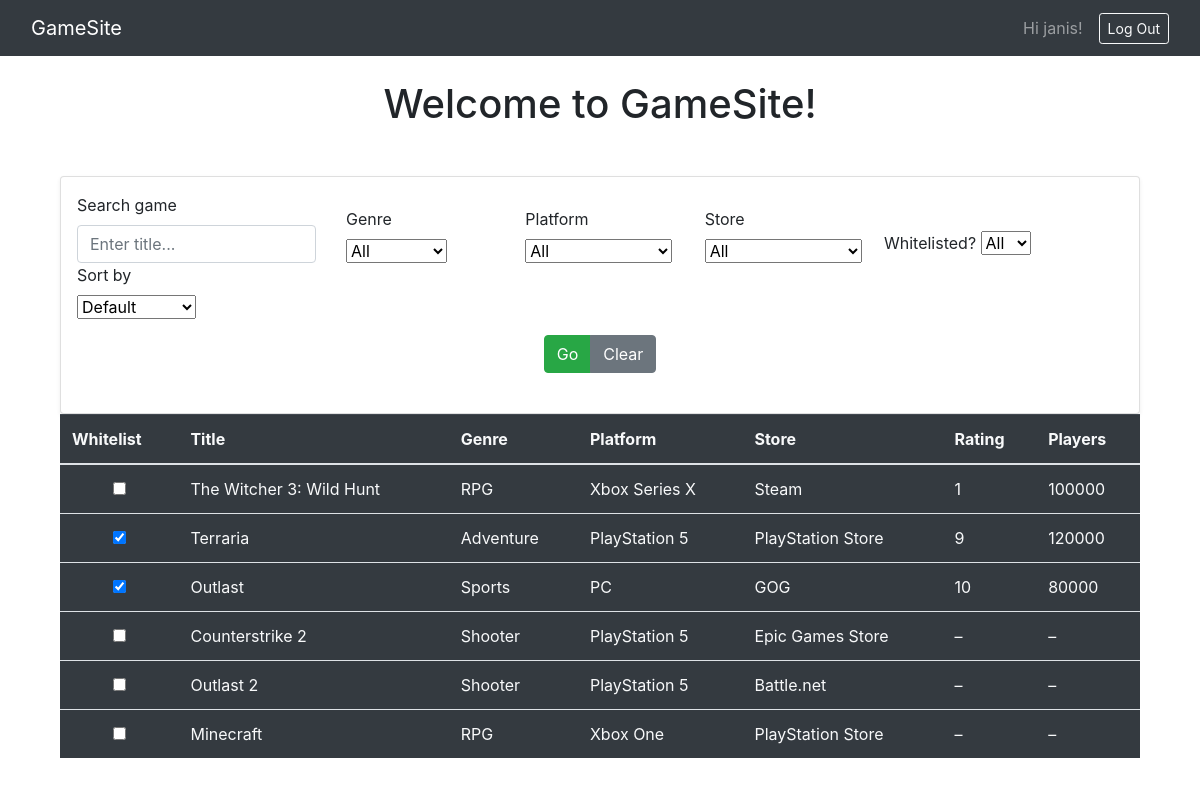
The page / (signed in) on the database its author committed.
### game_site/models.py (models this page shows, shortened)
class CustomUser(AbstractUser):
    USER_TYPE_CHOICES = (
        ("gamer", "Gamer"),
        ("dev", "Developer"),
    )
    user_type = models.CharField(
        max_length=5,
        choices=USER_TYPE_CHOICES,
        default="dev",
    )
    whitelisted_games = models.ManyToManyField(
        "Game",
        related_name="whitelisted_by",
        blank=True,
        help_text="Games this user has marked as ‘whitelisted’ (favorite).",
    )

class Game(models.Model):
    game_name = models.CharField(max_length=30)
    genre = models.ForeignKey(Genre, on_delete=models.CASCADE)
    platform = models.ForeignKey(Platform, on_delete=models.CASCADE)
    store = models.ForeignKey(Store, on_delete=models.CASCADE)
    size = models.ForeignKey(Size, on_delete=models.SET_NULL, null=True)
    developer = models.ForeignKey(Developer, on_delete=models.SET_NULL, null=True)
    publisher = models.ForeignKey(Publisher, on_delete=models.SET_NULL, null=True)
    dlc = models.ForeignKey(DLC, on_delete=models.SET_NULL, null=True, blank=True)
    game_mode = models.ForeignKey(GameMode, on_delete=models.SET_NULL, null=True)
    license = models.ForeignKey(License, on_delete=models.SET_NULL, null=True)
    system_requirements = models.ForeignKey(SystemRequirement, on_delete=models.SET_NULL, null=True)
    review = models.ForeignKey(Review, on_delete=models.SET_NULL, null=True, blank=True)
    multimedia = models.ForeignKey(Multimedia, on_delete=models.SET_NULL, null=True, blank=True)
    status = models.ForeignKey(Status, on_delete=models.SET_NULL, null=True)
    sales_history = models.ForeignKey(SalesHistory, on_delete=models.SET_NULL, null=True, blank=True)
    game_log = models.ForeignKey(GameLog, on_delete=models.SET_NULL, null=True, blank=True)
    rating = models.ForeignKey(Rating, on_delete=models.SET_NULL, null=True)
    online_status = models.ForeignKey(OnlineStatus, on_delete=models.SET_NULL, null=True, blank=True)
    award = models.ForeignKey(Award, on_delete=models.SET_NULL, null=True, blank=True)
    language = models.ForeignKey(Language, on_delete=models.SET_NULL, null=True)

class Genre(models.Model):
    genre_ID=models.IntegerField()
    Genre_Name=models.CharField(max_length=30)
    Genre_Popularity=models.CharField(max_length=20)
    def __str__(self):
        return self.Genre_Name

class Platform(models.Model):
    platform_ID=models.IntegerField()
    Platform_Name=models.CharField(max_length=30)
    def __str__(self):
        return self.Platform_Name

class Store(models.Model):
    store_ID=models.IntegerField()
    Store_Name=models.CharField(max_length=30)
    def __str__(self):
        return self.Store_Name

class Review(models.Model):
    review_ID = models.IntegerField()
    rating = models.IntegerField()
    text = models.TextField()

class OnlineStatus(models.Model):
    active_players = models.IntegerField()
    registered_players = models.IntegerField()

### game_site/views.py (the view)
# urls.py: path('', views.games_view_main, name="home"),
def games_view_main(request):
    games_qs = Game.objects.select_related(
        "genre", "platform", "store", "rating", "online_status"
    ).all()
    search_term = request.GET.get("search", "").strip()
    genre_filter = request.GET.get("genre", "")
    platform_filter = request.GET.get("platform", "")
    store_filter = request.GET.get("store", "")
    whitelisted = request.GET.get("whitelisted")
    sort_by = request.GET.get("sort", "")
    if search_term:
        games_qs = games_qs.filter(game_name__icontains=search_term)
    if genre_filter:
        games_qs = games_qs.filter(genre_id=genre_filter)
    if platform_filter:
        games_qs = games_qs.filter(platform_id=platform_filter)
    if store_filter:
        games_qs = games_qs.filter(store_id=store_filter)
    if whitelisted == "yes":
        games_qs = games_qs.filter(whitelisted_by=request.user)
    elif whitelisted == "no":
        games_qs = games_qs.exclude(whitelisted_by=request.user)
    if sort_by == "name":
        games_qs = games_qs.order_by("game_name")
    elif sort_by == "rating":
        games_qs = games_qs.order_by("-review__rating")
    elif sort_by == "players":
        games_qs = games_qs.order_by("-online_status__active_players")
    context = {
        "games": games_qs,
        "genres": Genre.objects.all(),
        "platforms": Platform.objects.all(),
        "stores": Store.objects.all(),
        "search": search_term,
        "selected_genre": genre_filter,
        "selected_platform": platform_filter,
        "selected_store": store_filter,
        "sort_by": sort_by,
        "whitelisted": whitelisted,
    }
    return render(request, "home.html", context)

### game_site/templates/home.html (shortened to what this page needs)
{% extends "base.html" %}
{% block content %}
<h1 class="text-center mt-4">Welcome to GameSite!</h1>
<div class="container mt-5">
  <form method="get" class="card p-3 shadow-sm">
    <div class="row g-3 align-items-end">
      <div class="col-md-3">
        <label class="form-label">Search game</label>
        <input
          name="search"
          type="text"
          class="form-control"
          value="{{ search }}"
          placeholder="Enter title..."
        />
      </div>
      <div class="col-md-2">
        <label class="form-label">Genre</label>
        <select name="genre" class="form-select">
          <option value="">All</option>
        </select>
      </div>
      <div class="col-md-2">
        <label class="form-label">Platform</label>
        <select name="platform" class="form-select">
          <option value="">All</option>
        </select>
      </div>
      <div class="col-md-2">
        <label class="form-label">Store</label>
        <select name="store" class="form-select">
          <option value="">All</option>
        </select>
      </div>
		  {% if user.is_authenticated %}
	<div class="col-md-2">
		<label class="form-label">Whitelisted?</label>
		<select name="whitelisted" class="form-select">
			<option value="">All</option>
		</select>
	</div>
	{% endif %}
      <div class="col-md-2">
        <label class="form-label">Sort by</label>
        <select name="sort" class="form-select">
          <option value="">Default</option>
        </select>
      </div>
     <div class="col-12 d-flex justify-content-center mt-3 mb-4">
    <div class="btn-group gap-2" role="group">
        <button class="btn btn-success" type="submit">Go</button>
        <a href="{% url 'home' %}" class="btn btn-secondary">Clear</a>
    </div>
</div>
    </div>
  </form>
  <table class="table table-hover align-middle text-light bg-dark">
    <thead class="table-dark">
      <tr>
	  {% if user.is_authenticated %}
	    <th>Whitelist</th>
		{% endif %}
        <th>Title</th>
        <th>Genre</th>
        <th>Platform</th>
        <th>Store</th>
        <th>Rating</th>
        <th>Players</th>
      </tr>
    </thead>
    <tbody>
      {% for game in games %}
      <tr class="game-row" data-id="{{ game.id }}" style="cursor: pointer;">
	{% if user.is_authenticated %}
    <td class="align-middle text-center">
        <form method="post" action="{% url 'toggle_whitelist' game.id %}">
            <input type="checkbox"
                   name="whitelist"
                   onchange="this.form.submit()"
                   {% if game in request.user.whitelisted_games.all %}checked{% endif %}>
        </form>
    </td>
	{% endif %}
    <td>{{ game.game_name }}</td>
    <td>{{ game.genre }}</td>
    <td>{{ game.platform }}</td>
    <td>{{ game.store }}</td>
    <td>{{ game.review.rating|default:"–" }}</td>
    <td>{{ game.online_status.active_players|default:"–" }}</td>
</tr>
      {% empty %}
      <tr><td colspan="6" class="text-center text-muted">No games found</td></tr>
      {% endfor %}
    </tbody>
  </table>
</div>
{% endblock %}

### game_site/templates/Navbar/_navbar.html (shortened to what this page needs)
<nav class="navbar navbar-expand-lg navbar-dark bg-dark w-100">
    <div class="container-fluid">
        <a class="navbar-brand" href="/">GameSite</a>
        <div class="collapse navbar-collapse" id="navbarNav">
            <div class="ml-auto d-flex align-items-center">
                {% if user.is_authenticated %}
                    <span class="navbar-text me-2">Hi {{ user.username }}!&emsp;</span>
                    <form action="{% url 'logout' %}" method="post" class="d-inline">
                        <button type="submit" class="btn btn-outline-light btn-sm">Log Out</button>
                    </form>
                {% else %}
                    <a href="{% url 'login' %}" class="btn btn-outline-light btn-sm">Log In</a>
                {% endif %}
            </div>
        </div>
    </div>
</nav>

### game_site/templates/base.html (style rules this page uses)
table.table { background-color: #343a40; }
table.table td, table.table th { color: #f8f9fa; }

### rows shown on the page
CustomUser: username "janis", whitelist "☑"
Game: game_name "The Witcher 3: Wild Hunt", genre "RPG", platform "Xbox Series X", store "Steam", review.rating "1", online_status.active_players "100000"
Game: game_name "Terraria", genre "Adventure", platform "PlayStation 5", store "PlayStation Store", review.rating "9", online_status.active_players "120000"
Game: game_name "Outlast", genre "Sports", platform "PC", store "GOG", review.rating "10", online_status.active_players "80000"
Game: game_name "Counterstrike 2", genre "Shooter", platform "PlayStation 5", store "Epic Games Store", review.rating "–", online_status.active_players "–"
Game: game_name "Outlast 2", genre "Shooter", platform "PlayStation 5", store "Battle.net", review.rating "–", online_status.active_players "–"
Game: game_name "Minecraft", genre "RPG", platform "Xbox One", store "PlayStation Store", review.rating "–", online_status.active_players "–"
